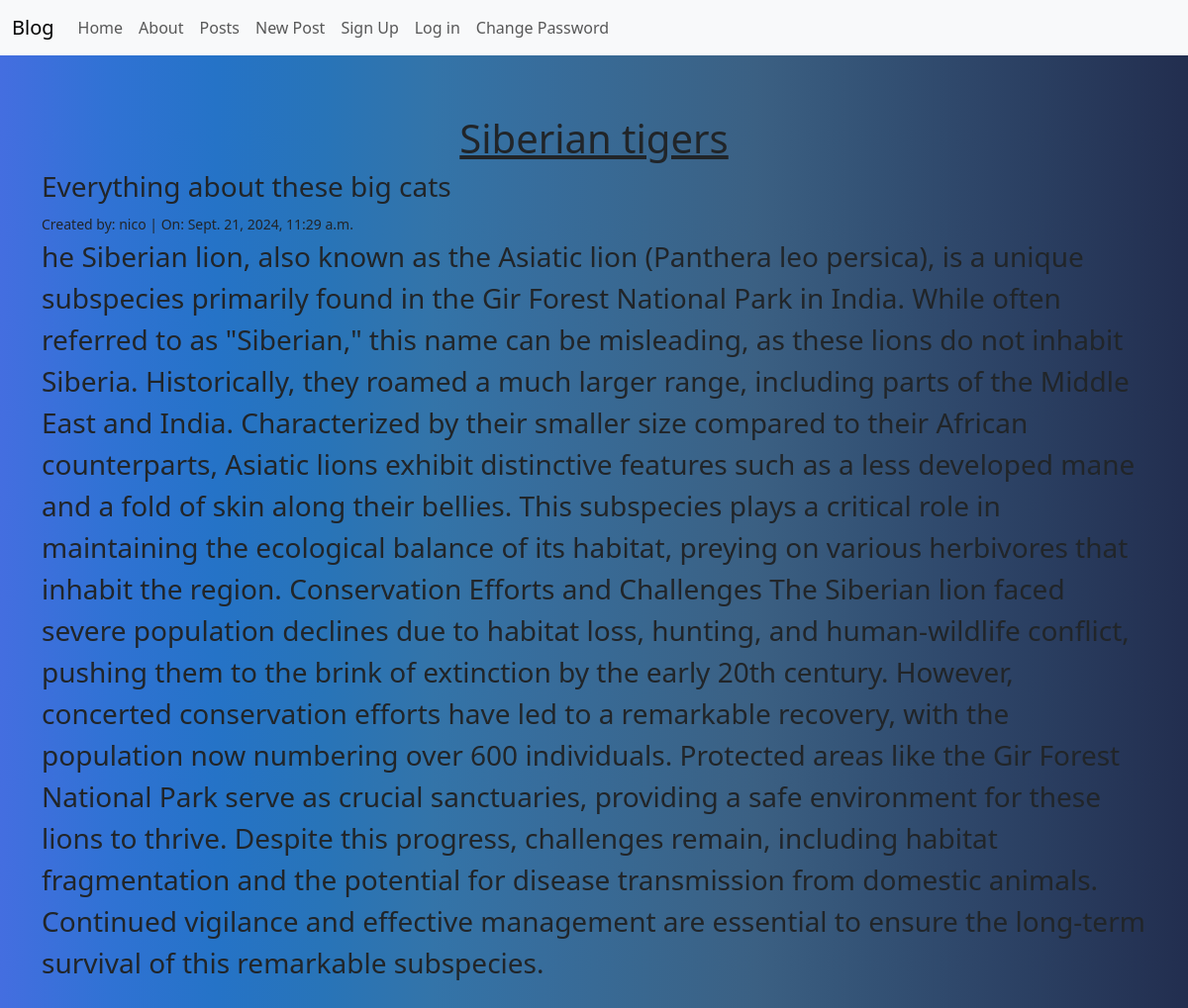
Page /posts/2/ on the committed database.
### posts/models.py (models this page shows, shortened)
class Post(models.Model):
    title = models.CharField(max_length=128)
    subtitle = models.CharField(max_length=256)
    body = models.TextField()
    status = models.ForeignKey(
        Status,
        on_delete=models.CASCADE
    )
    author = models.ForeignKey(
        get_user_model(),
        on_delete=models.CASCADE
    )
    created_on = models.DateTimeField(auto_now_add=True)

### posts/views.py (the view)
# urls.py: path("<int:pk>/", views.PostDetailView.as_view(), name="detail"),
class PostDetailView(UserPassesTestMixin, DetailView):
    template_name = "posts/detail.html"
    model = Post
    def test_func(self):
        post = self.get_object()
        if post.status.name == "published":
            return True
        elif post.status.name == "archived":
            if self.request.user.is_authenticated:
                return True
        elif post.status.name == "draft":
            if (self.request.user.is_authenticatedand
                and self.request.user == post.author):
                return True
        return False

### templates/posts/detail.html (shortened to what this page needs)
{% extends 'base.html' %}
{% block content %}
<h1>{{ post.title }}</h1>
<h3>{{ post.subtitle }}</h3>
<small>Created by: {{ post.author }} | On: {{ post.created_on }}</small>
<p>{{ post.body }}</p>
{% endblock content %}

### static/css/base.css (style rules this page uses)
h1 { text-align: center; text-decoration: underline; }
p { font-size: 28px; }

### rows in the picture
Post: title "Siberian tigers", subtitle "Everything about these big cats", author "nico", created_on "Sept. 21, 2024, 11:29 a.m.", body "he Siberian lion, also known as the Asiatic lion (Panthera leo persica), is a unique subspecies primarily found in the Gir Forest National Park in India. While often referred to as \"Siberian,\" this name can be misleading, as these lions do not inhabit Siberia. Historically, they roamed a much larger range, including parts of the Middle East and India. Characterized by their smaller size compared to their African counterparts, Asiatic lions exhibit distinctive features such as a less developed mane and a fold of skin along their bellies. This subspecies plays a critical role in maintaining the ecological balance of its habitat, preying on various herbivores that inhabit the region.…"
